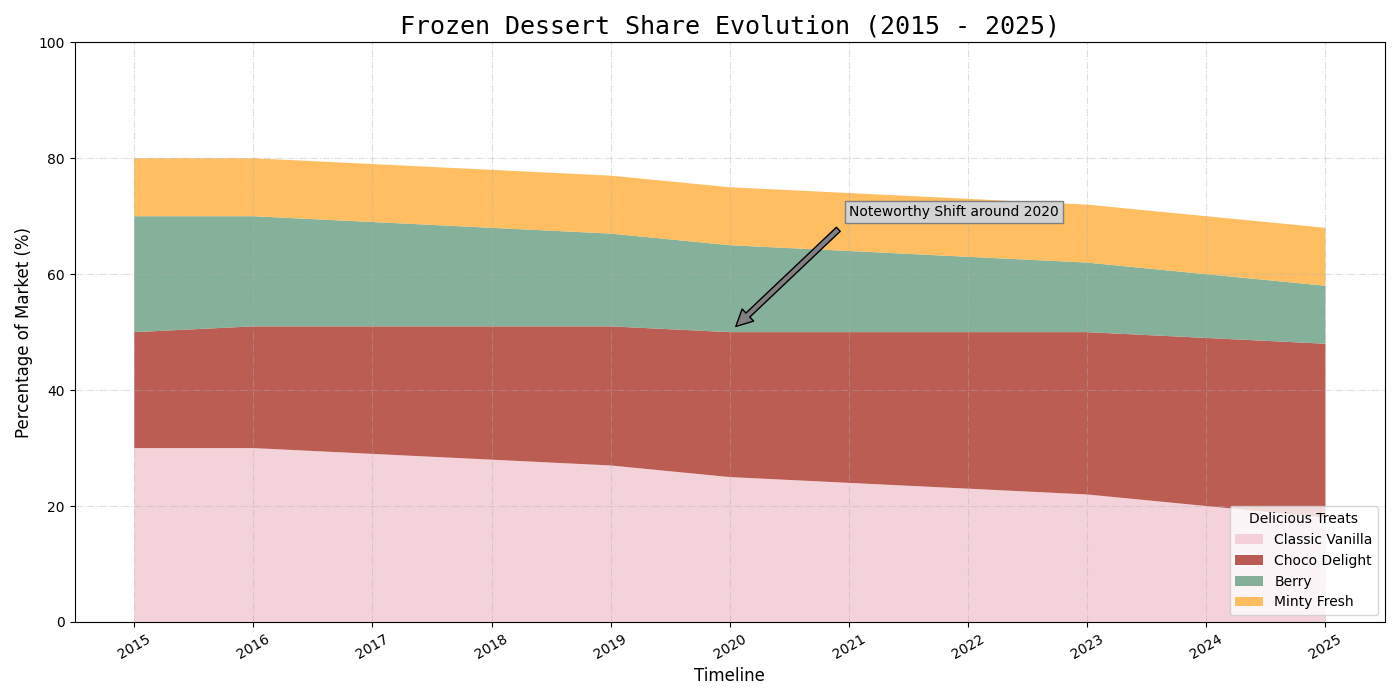

The script that drew this image:
import matplotlib.pyplot as plt
import numpy as np

years = np.arange(2015, 2026)

vanilla = np.array([30, 30, 29, 28, 27, 25, 24, 23, 22, 20, 18])
chocolate = np.array([20, 21, 22, 23, 24, 25, 26, 27, 28, 29, 30])
strawberry = np.array([20, 19, 18, 17, 16, 15, 14, 13, 12, 11, 10])
mint = np.array([10, 10, 10, 10, 10, 10, 10, 10, 10, 10, 10])

fig, ax = plt.subplots(figsize=(14, 7))

ax.stackplot(years, vanilla, chocolate, strawberry, mint,
             labels=['Classic Vanilla', 'Choco Delight', 'Berry', 'Minty Fresh'],
             colors=['#f3cbd3', '#af4035', '#70a288', '#ffb347'], alpha=0.85)

ax.set_title("Frozen Dessert Share Evolution (2015 - 2025)", fontsize=18, fontweight='regular', family='monospace')
ax.set_xlabel("Timeline", fontsize=12)
ax.set_ylabel("Percentage of Market (%)", fontsize=12)
plt.xticks(years, rotation=30)
plt.yticks(np.arange(0, 101, 20))

ax.legend(loc='lower right', title="Delicious Treats", fontsize=10)
ax.grid(True, linestyle='-.', alpha=0.4)

ax.annotate('Noteworthy Shift around 2020', xy=(2020, 50),
            xytext=(2021, 70), arrowprops=dict(facecolor='gray', shrink=0.05), fontsize=10,
            bbox=dict(boxstyle="square,pad=0.3", edgecolor='gray', facecolor='lightgray'))

plt.tight_layout()
plt.show()
